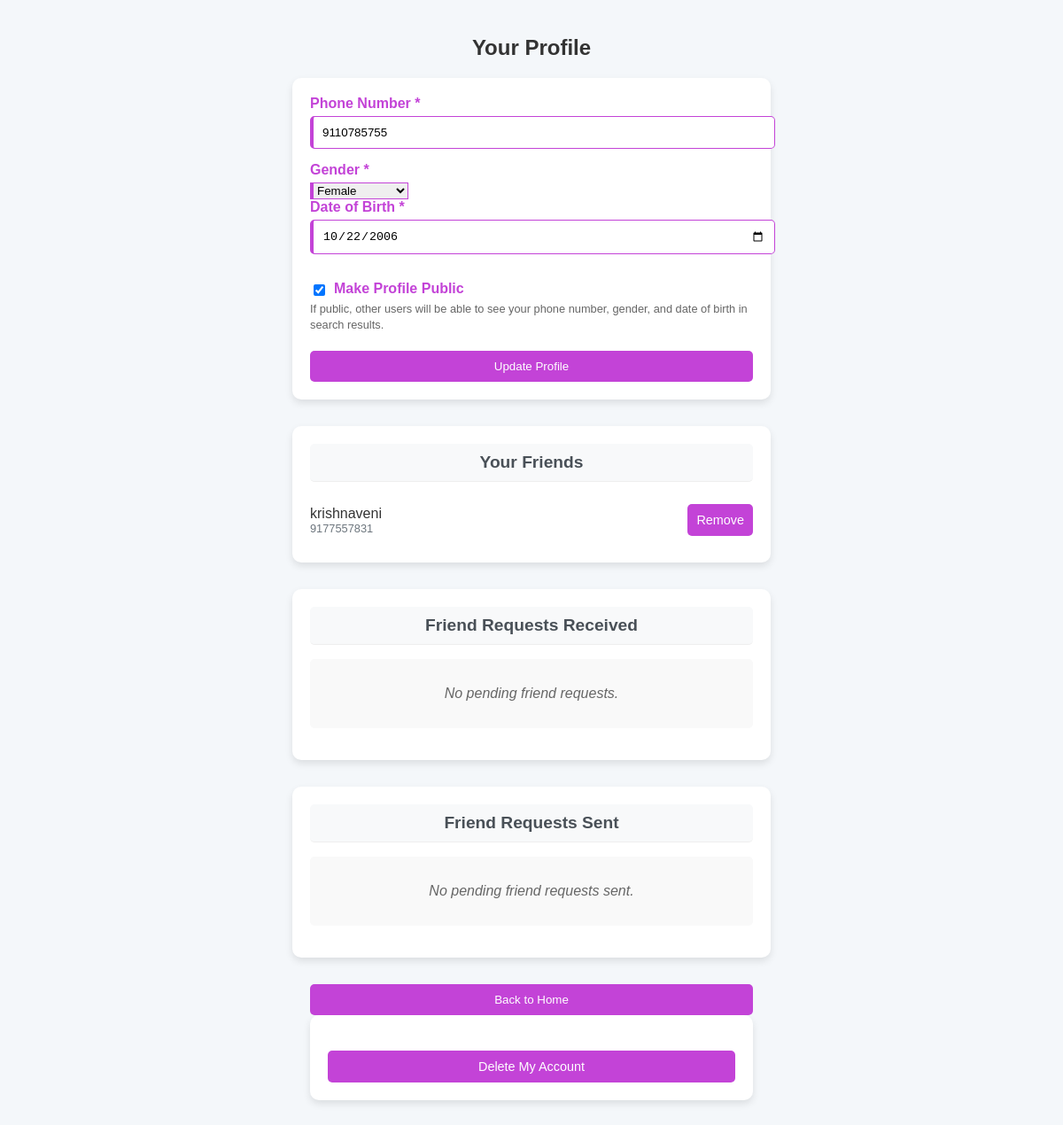
The page /profile (signed in) on the database its author committed.
### app.py (models this page shows)
class User(UserMixin, db.Model):
    id = db.Column(db.Integer, primary_key=True)
    username = db.Column(db.String(150), unique=True, nullable=False)
    email = db.Column(db.String(150), unique=True, nullable=False)
    password = db.Column(db.String(150), nullable=False)
    phone = db.Column(db.String(15))  # Will make required in UI
    gender = db.Column(db.String(10))  # Will make required in UI
    dob = db.Column(db.Date)  # Will make required in UI
    destination = db.Column(db.String(150))
    travel_date = db.Column(db.Date)
    profile_completed = db.Column(db.Boolean, default=False)  # New field to track profile completion
    is_public = db.Column(db.Boolean, default=False)
    friends = db.relationship(
        'User',
        secondary='friendship',
        primaryjoin='User.id == Friendship.user_id',
        secondaryjoin='User.id == Friendship.friend_id',
        back_populates='friend_of'
    )
    friend_of = db.relationship(
        'User',
        secondary='friendship',
        primaryjoin='User.id == Friendship.friend_id',
        secondaryjoin='User.id == Friendship.user_id',
        back_populates='friends'
    )

### app.py (the view, shortened to what this page needs)
@app.route('/profile', methods=['GET', 'POST'])
@login_required
def profile():
    friends = current_user.friends
    received_requests = FriendRequest.query.filter_by(receiver_id=current_user.id).all()
    sent_requests = FriendRequest.query.filter_by(sender_id=current_user.id).all()
    return render_template('profile.html',
                          user=current_user,
                          friends=friends,
                          received_requests=received_requests,
                          sent_requests=sent_requests)

### app.py (called while the page is built)
@login_manager.user_loader
def load_user(user_id):
    return User.query.get(int(user_id))

### templates/profile.html (shortened to what this page needs)
<!DOCTYPE html>
<html lang="en">
<head>
    <link rel="stylesheet" href="{{ url_for('static', filename='css/styles.css') }}">
</head>
<body>
    <h2>Your Profile</h2>
    <form method="POST">
        <label class="required-label" for="phone">Phone Number *</label>
        <input type="text" id="phone" name="phone" class="required-field"
               placeholder="Phone Number" required
               value="{{ user.phone if user.phone }}">
        <label class="required-label" for="gender">Gender *</label>
        <select id="gender" name="gender" class="required-field" required>
            <option value="Female" {% if user.gender == 'Female' %}selected{% endif %}>Female</option>
        </select>
        <label class="required-label" for="dob">Date of Birth *</label>
        <input type="date" id="dob" name="dob" class="required-field" required
               value="{{ user.dob if user.dob }}">
        <label class="required-label" for="is_public" style="margin-top: 15px; cursor: pointer; display: flex; align-items: center;">
            <input type="checkbox" id="is_public" name="is_public" style="width: auto; margin-right: 10px; margin-bottom: 0;" {% if user.is_public %}checked{% endif %}>
            Make Profile Public
        </label>
        <p style="font-size: 0.8em; color: #666; margin-bottom: 20px; margin-top: 5px; line-height: 1.4;">If public, other users will be able to see your phone number, gender, and date of birth in search results.</p>
        <button type="submit">Update Profile</button>
    </form>
    <div class="friend-list">
        <div class="section-heading">Your Friends</div>
        {% if friends %}
            {% for friend in friends %}
                <div class="friend-item">
                    <div class="friend-details">
                        <span>{{ friend.username }}</span>
                        <span class="friend-phone">{{ friend.phone }}</span>
                    </div>
                    <form action="{{ url_for('remove_friend', friend_id=friend.id) }}" method="POST" style="display:inline; margin:0; padding:0; box-shadow:none; background:none;">
                        <button type="submit" class="btn-danger" style="width:auto; margin:0;">Remove</button>
                    </form>
                </div>
            {% endfor %}
        {% else %}
            <p class="no-items">You have no friends yet.</p>
        {% endif %}
    </div>
    <div class="request-list">
        <div class="section-heading">Friend Requests Received</div>
        {% if received_requests %}
            {% for request in received_requests %}
                {% if request.status == 'pending' %}
                <div class="request-item">
                    <p>{{ request.sender_user.username }}</p>
                    <div class="request-actions">
                        <form action="{{ url_for('respond_request', request_id=request.id, action='accept') }}" method="POST" style="display:inline; margin:0; padding:0; box-shadow:none; background:none;">
                            <button type="submit" class="btn-primary" style="width:auto; margin:0;">Accept</button>
                        </form>
                        <form action="{{ url_for('respond_request', request_id=request.id, action='reject') }}" method="POST" style="display:inline; margin:0; padding:0; box-shadow:none; background:none;">
                            <button type="submit" class="btn-danger" style="width:auto; margin:0;">Reject</button>
                        </form>
                    </div>
                </div>
                {% endif %}
            {% endfor %}
            {% if received_requests|selectattr('status', 'equalto', 'pending')|list|length == 0 %}
                <p class="no-items">No pending friend requests.</p>
            {% endif %}
        {% else %}
            <p class="no-items">No pending friend requests.</p>
        {% endif %}
    </div>
    <div class="request-list">
        <div class="section-heading">Friend Requests Sent</div>
        {% if sent_requests %}
            {% if sent_requests|selectattr('status', 'equalto', 'pending')|list|length == 0 %}
                <p class="no-items">No pending friend requests sent.</p>
            {% endif %}
        {% else %}
            <p class="no-items">You haven't sent any friend requests.</p>
        {% endif %}
    </div>
    <div style="max-width: 500px; margin: 30px auto;">
        <a href="{{ url_for('home') }}" class="back-link">
            <button type="button">Back to Home</button>
        </a>
        <form method="POST" action="/delete-account"
            onsubmit="return confirm('Are you sure you want to delete your account? This action cannot be undone.');">
            <button type="submit" class="btn-danger">Delete My Account</button>
        </form>
    </div>
</body>
</html>

### static/css/styles.css (style rules this page uses)
body { font-family: Arial, sans-serif; background-color: #f4f7fa; margin: 0; padding: 0; color: #333; }
h1, h2, h3, h4, h5, h6 { color: #333; margin-top: 0; }
a { color: #c343d7; text-decoration: none; }
.btn-danger { background-color: #dc3545; color: white; border: none; border-radius: 5px; padding: 8px 15px; cursor: pointer; font-size: 0.9em; }
.no-results, .no-searches, .no-matches, .no-items { text-align: center; padding: 30px; color: #c343d7; font-style: italic; background-color: #f9f9f9; border-radius: 5px; }
.required-label { color: #c343d7; font-weight: bold; display: block; margin-bottom: 5px; }
.required-field { border: 1px solid #c343d7; }
.friend-list, .request-list { background-color: #fff; border-radius: 10px; padding: 20px; margin-bottom: 20px; box-shadow: 0 4px 8px rgba(0, 0, 0, 0.1); }
.section-heading { font-size: 1.2em; color: #c343d7; margin-bottom: 15px; padding-bottom: 8px; border-bottom: 1px solid #eee; }
.friend-item, .request-item { display: flex; justify-content: space-between; align-items: center; padding: 10px 0; border-bottom: 1px solid #f0f0f0; }
.friend-details { display: flex; flex-direction: column; }
.friend-phone { color: #666; font-size: 0.9em; }
.back-link { text-decoration: none; }
form label { display: block; margin-bottom: 5px; color: #555; }

### templates/profile.html (style rules this page uses)
body { font-family: Arial, sans-serif; background-color: #f4f7fa; padding: 20px; }
h2, h3 { color: #333; text-align: center; margin-top: 20px; }
form { max-width: 500px; margin: 0 auto; background-color: #ffffff; padding: 20px; border-radius: 10px; box-shadow: 0 4px 8px rgba(0, 0, 0, 0.1); margin-bottom: 20px; }
form input { width: 100%; padding: 10px; margin-bottom: 15px; border: 1px solid #ddd; border-radius: 5px; }
.required-label { color: #c343d7; font-weight: bold; margin-bottom: 5px; display: block; }
.required-field { border-left: 4px solid #c343d7 !important; }
button[type="submit"], button[type="button"] { width: 100%; padding: 10px; background-color:#c343d7; color: white; border: none; border-radius: 5px; cursor: pointer; }
.btn-danger { background-color: #dc3545; color: white; padding: 10px; border: none; border-radius: 5px; cursor: pointer; margin-top: 20px; width: 100%; }
.back-link { display: block; text-align: center; margin-top: 20px; }
.friend-list, .request-list { margin: 30px auto; max-width: 500px; padding: 20px; background-color: #ffffff; border-radius: 10px; box-shadow: 0 4px 8px rgba(0, 0, 0, 0.1); }
.friend-item, .request-item { display: flex; justify-content: space-between; align-items: center; padding: 10px 0; border-bottom: 1px solid #eee; }
.friend-item:last-child, .request-item:last-child { border-bottom: none; }
.no-items { text-align: center; color: #666; font-style: italic; }
.section-heading { background-color: #f8f9fa; padding: 10px; border-radius: 5px; text-align: center; font-weight: bold; margin-bottom: 15px; color: #495057; }
.friend-details { display: flex; flex-direction: column; }
.friend-phone { font-size: 0.8em; color: #6c757d; }

### rows shown on the page
User: phone "9110785755", gender "Female", dob "10/22/2006", is_public "☑"
User: username "krishnaveni", phone "9177557831"
